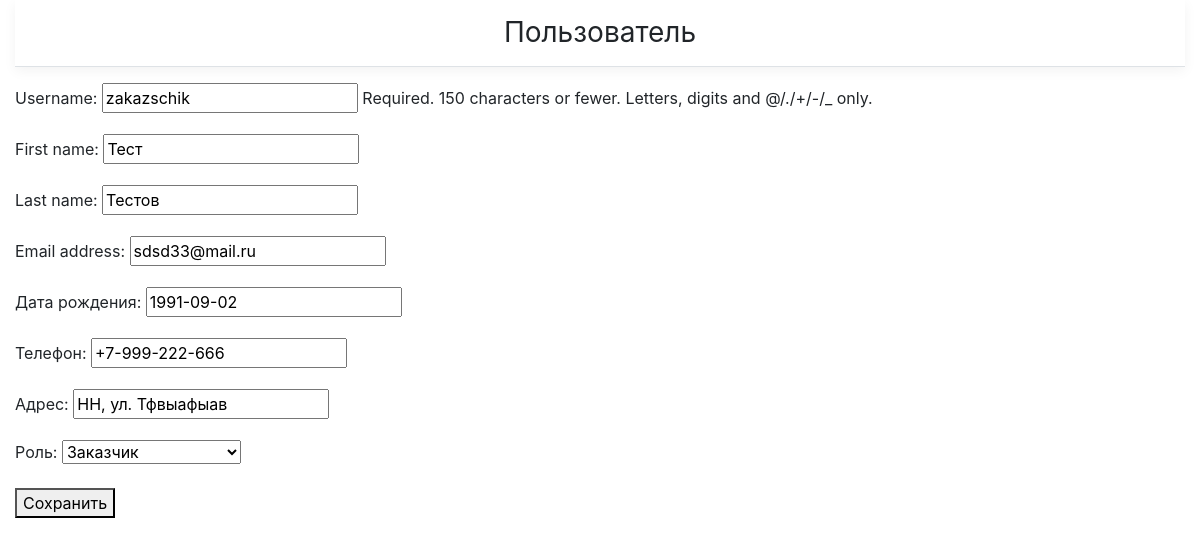
/users/3/ (signed in), run on the app's committed database.
### main/models.py (models this page shows, shortened)
class User(AbstractUser):
    phone = models.CharField('Телефон', max_length=20)
    location = models.CharField('Адрес', max_length=255)
    birth_date = models.DateField('Дата рождения', blank=True, default='')
    ROLES = (
        (Roles.UNREGISTERED, Roles.UNREGISTERED_STR),
        (Roles.ZAKAZSCHIK, Roles.ZAKAZSCHIK_STR),
        (Roles.ZAKUPSCHIK, Roles.ZAKUPSCHIK_STR),
        (Roles.ADMINISTRATOR, Roles.ADMINISTRATOR_STR),
    )
    role = models.PositiveIntegerField('Роль', choices=ROLES, default=Roles.UNREGISTERED)

### main/views.py (the view, shortened to what this page needs)
# urls.py: path('users/<int:pk>/', main_views.UserDetailsView.as_view(), name=main_views.UserDetailsView.url_name),
class UserDetailsView(LoginRolesRequiredMixin, UpdateView):
    template_name = 'main/user_details.html'
    url_name = 'user_details'
    form_class = UserForm
    allowed_roles = (Roles.UNREGISTERED, Roles.ZAKAZSCHIK, Roles.ZAKUPSCHIK)
    model = _models.User

### main/forms.py
class UserForm(forms.ModelForm):
    class Meta:
        model = User
        fields = ('username', 'first_name', 'last_name', 'email', 'birth_date', 'phone', 'location', 'role')

### main/core/mixins.py (called while the page is built)
    def dispatch(self, request, *args, **kwargs):
        user = request.user
        if not user.is_authenticated:
            return self.handle_no_permission()
        if user.role not in self.allowed_roles and user.role != Roles.ADMINISTRATOR:
            return self.handle_no_permission()
        return super().dispatch(request, *args, **kwargs)

### main/templates/main/user_details.html (shortened to what this page needs)
{% extends 'base.html' %}
{% block content %}
<div class="container table-container">
    <h3 class="font-weight-normal text-center py-3 mb-3 border-bottom box-shadow">
        Пользователь
    </h3>
    <form method="post" enctype="multipart/form-data">
        {{ form.as_p }}
        <button type="submit">Сохранить</button>
    </form>
</div>
{% endblock content %}

### main/static/css/styles.css (style rules this page uses)
.container { max-width: 960px; }
.table-container { max-width: 1200px; }
.box-shadow { box-shadow: 0 0.25rem 0.75rem rgba(0, 0, 0, .05); }

### data on the page
User: username "zakazschik", first_name "Тест", last_name "Тестов", email "sdsd33@mail.ru", birth_date "1991-09-02", phone "+7-999-222-666", location "НН, ул. Тфвыафыав", role "Заказчик"
